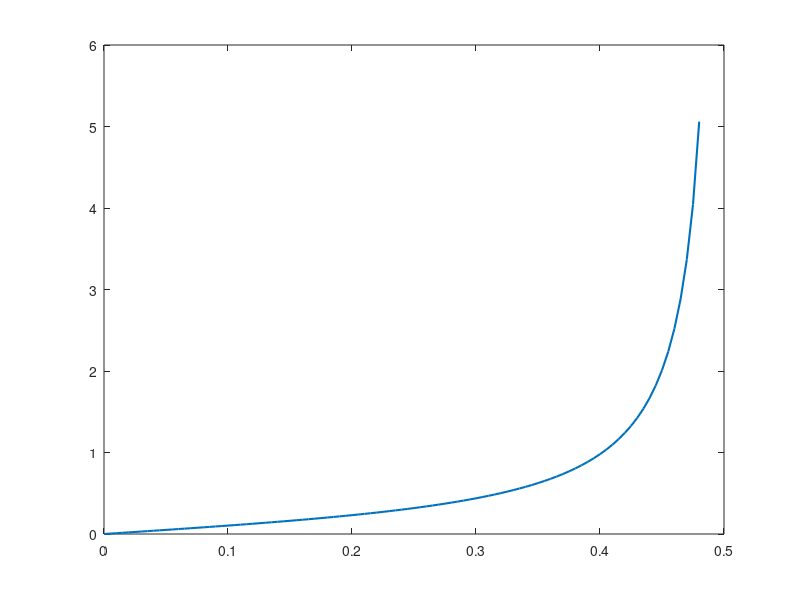

MATLAB code to generate this figure: (Note: this script raises an error after producing the figure.)
function fig8_22

% Figure 8.22: Freqeuncy warping 

clear
clc
fprintf ('Figure 8.22: Frequency warping\n\n')

% Compute curve and plot it

T = 1;
m = 100;
n = m-3;
f = linspace (0,(m-1)*0.5/m,m);
F = tan(pi*f*T)/(pi*T);
figure
plot (f(1:n),F(1:n),'LineWidth',1.5)
f_labels ('Freqeuncy warping','\it{f/f_s}','{\itF} (Hz)')
f_wait
 